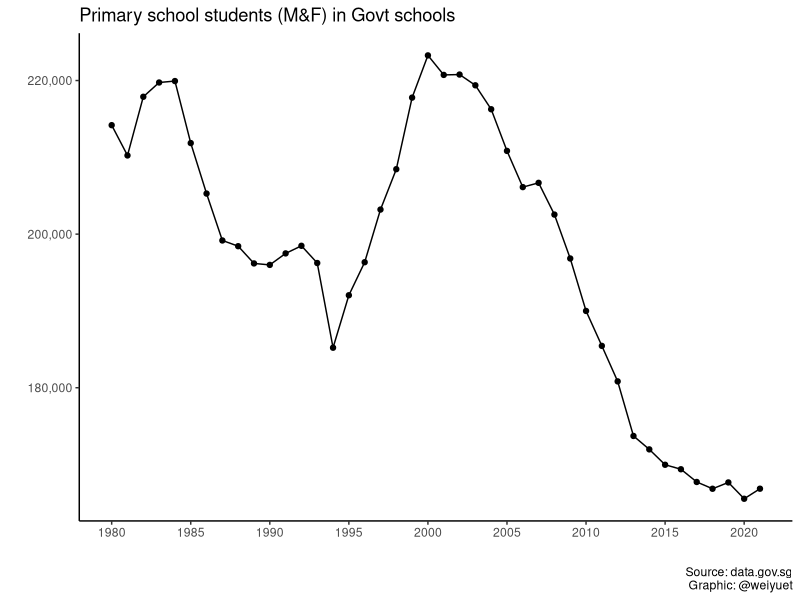
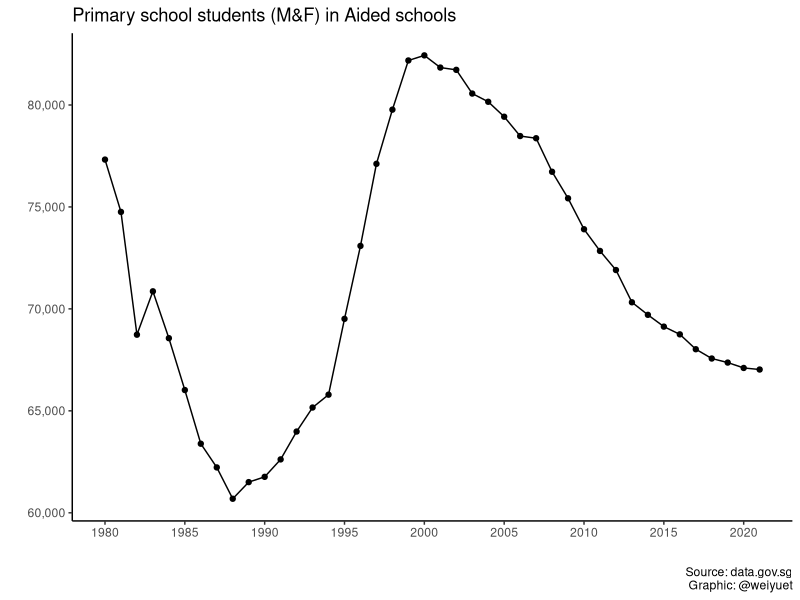
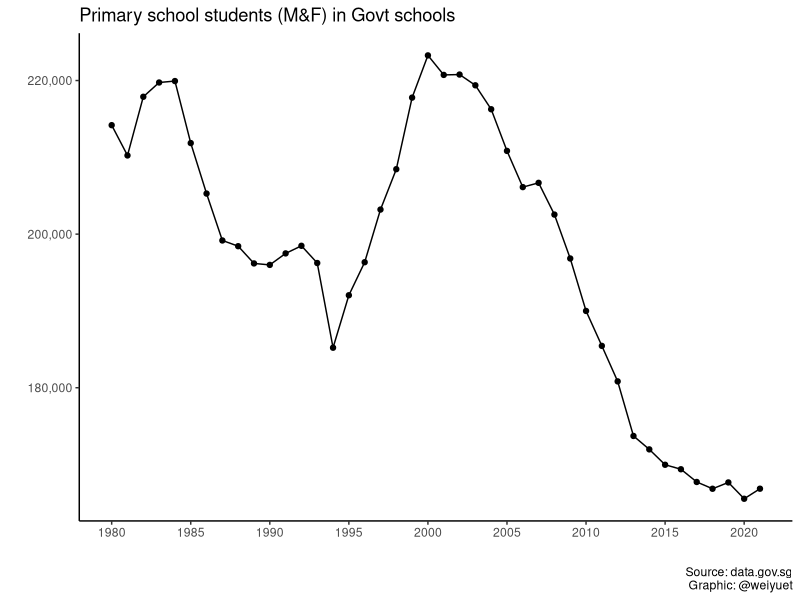
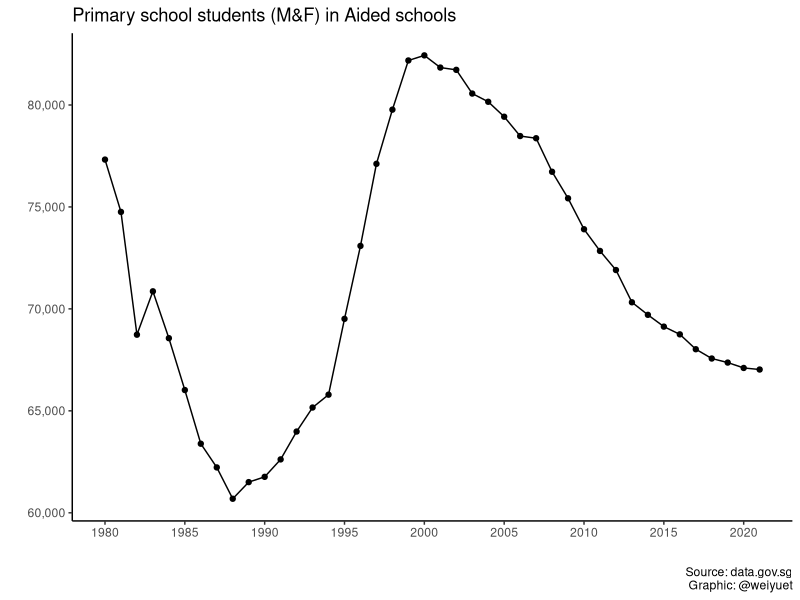

Source code (R) for these figures, in order:
# Loading libraries
library(tidyverse)
library(scales)

# Loading data
students_and_teachers_primary_schools <- read_csv("data/students-and-teachers-in-schools/students-and-teachers-primary-schools.csv")

# Wrangling data
students_and_teachers_primary_schools %>% 
  filter(sex == "MF", school_type == "Govt") %>% 
  ggplot(aes(x = year, y = students_pri)) +
  geom_line() +
  geom_point() +
  theme_classic() +
  scale_x_continuous(breaks = seq(1980, 2020, 5)) +
  scale_y_continuous(labels = label_number(big.mark = ",")) +
  labs(x = "", y = "",
       title = "Primary school students (M&F) in Govt schools",
       caption = "Source: data.gov.sg\nGraphic: @weiyuet")
  
ggsave("figures/primary-school-students-in-govt-schools.png", width = 8, height = 6)

students_and_teachers_primary_schools %>% 
  filter(sex == "MF", school_type == "Aided") %>% 
  ggplot(aes(x = year, y = students_pri)) +
  geom_line() +
  geom_point() +
  theme_classic() +
  scale_x_continuous(breaks = seq(1980, 2020, 5)) +
  scale_y_continuous(labels = label_number(big.mark = ",")) +
  labs(x = "", y = "",
       title = "Primary school students (M&F) in Aided schools",
       caption = "Source: data.gov.sg\nGraphic: @weiyuet")

ggsave("figures/primary-school-students-in-aided-schools.png", width = 8, height = 6)
